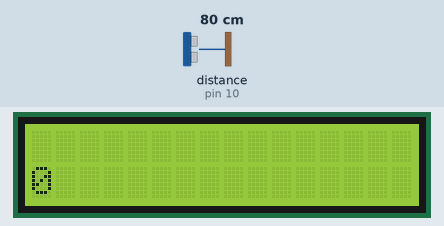
Bench run of a sketch on a simulated Arduino Uno, built with avr-gcc and run on an emulated ATmega328P. Parts: 16×2 character LCD. Wiring (inferred from the names in the program): ultrasonic range finder: trigger pin 9; echo pin 10. The inputs (shaded band) are chosen by the test bench; at power-on: distance to the obstacle (sensor on pin 10) 80 cm. The echo pulse lasts 58.3 µs per cm; what the sketch prints to the serial monitor is not drawn.

Above: at 1.2 s.
1.3 s: distance to the obstacle (sensor on pin 10) set to 2 cm
At 1.41 s:
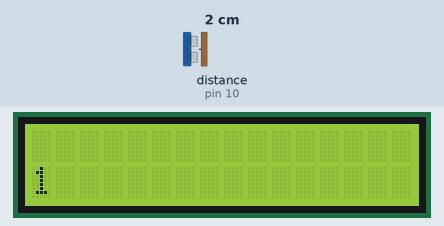
2.9 s: distance to the obstacle (sensor on pin 10) set to 4 cm
At 2.96 s:
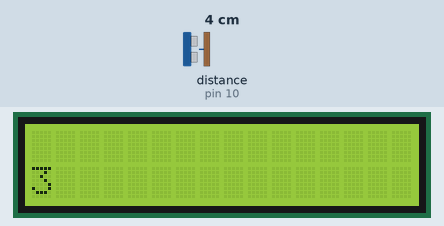

Measured:
- after the input at 1.3 s, the display: first differs from a run without the input after 0.06 s (image 1)

The sketch:

L6_1.ino
```cpp
#include<LiquidCrystal.h>

const int RS = 12;
const int enable = 11;
const int d4 = 5;
const int d5 = 4;
const int d6 = 3;
const int d7 = 2;

const int trigPin = 9;
const int echoPin = 10;

long duration = 0;
int distance = 0;
int reading = 0;

LiquidCrystal lcd(RS, enable, d4, d5, d6, d7);

void setup() {
 lcd.begin(16,2); // initializez obiectul pt un display de 16 pe 2
 lcd.print("Hello world!");
 lcd.setCursor(0,1);

 pinMode(trigPin, OUTPUT);
 pinMode(echoPin, INPUT);

 Serial.begin(9600);
}

void loop() {
  lcd.clear();

  digitalWrite(trigPin, LOW);
  delayMicroseconds(2);

  digitalWrite(trigPin, HIGH);
  delayMicroseconds(10);
  digitalWrite(trigPin, LOW);

  duration = pulseIn(echoPin, HIGH);

  reading = duration * 0.034 / 2;
  if(reading < 50){
    distance = reading;
  }

  lcd.setCursor(0,1);
  lcd.print(distance);
  delay(100);

  Serial.print("Distance: ");
  Serial.println(distance);

  //lcd.setCursor(4,1);
  //lcd.blink();
  //lcd.scrollDisplayRight();
  //delay(500);
  //lcd.print("bye");//printul muta cursorul in ultima pozitie

}
```
